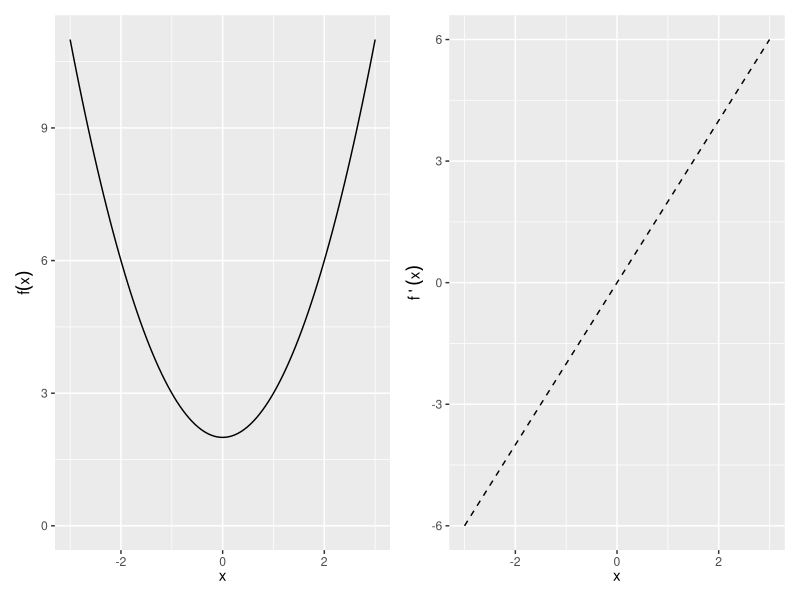
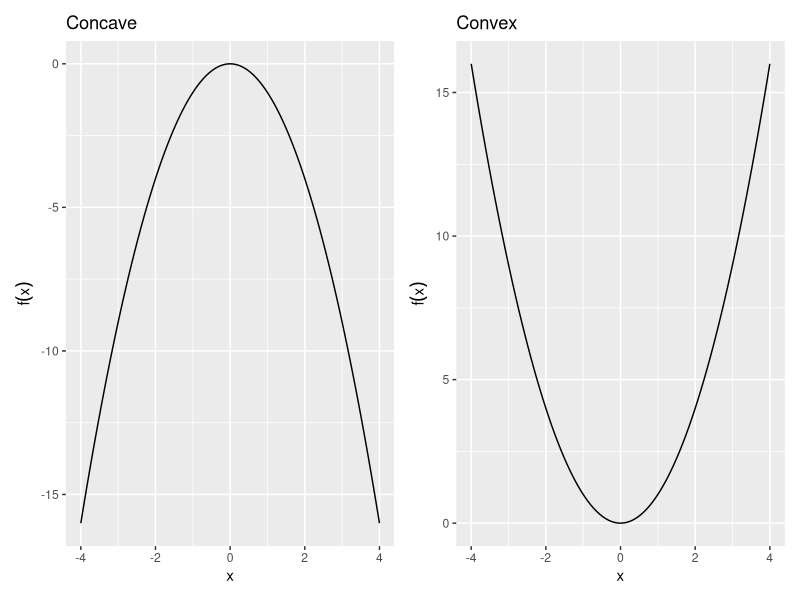

Write R code to recreate these figures, in order.
## ---- chunk 1
#| include: false
library(ggplot2)
library(tibble)
library(patchwork)
## ---- chunk 2
#| echo: false
#| fig-cap: Maxima and Minima
range <- tibble::tibble(x = c(-3, 3))
fx0 <- ggplot(range, aes(x = x)) +
  labs(x = expression(x), y = expression(f(x)),
       labs = expression(f(x)==x^2+2)) 
fx <- fx0 +  
  stat_function(fun = function(x) x^2 + 2, size = 0.5) +
  expand_limits(y = 0)

fprimex <- fx0 + stat_function(fun = function(x) 2*x, size = 0.5, linetype = "dashed") +
  labs(x = expression(x), y = expression(f~plain("'")~(x)))

fx + fprimex + plot_layout(nrow = 1)
## ---- chunk 3
#| echo: false
range1 <- tibble(x = c(-4, 4))
fx1 <- ggplot(range1, aes(x = x)) +
  stat_function(fun = function(x) -x^2, size = 0.5) +
  labs(y = expression(f(x)), title  = "Concave")
fx2 <- ggplot(range1, aes(x = x)) +
  stat_function(fun = function(x) x^2, size = 0.5) +
  labs(y = expression(f(x)), title = "Convex")

fx1 + fx2 + plot_layout(nrow = 1)
